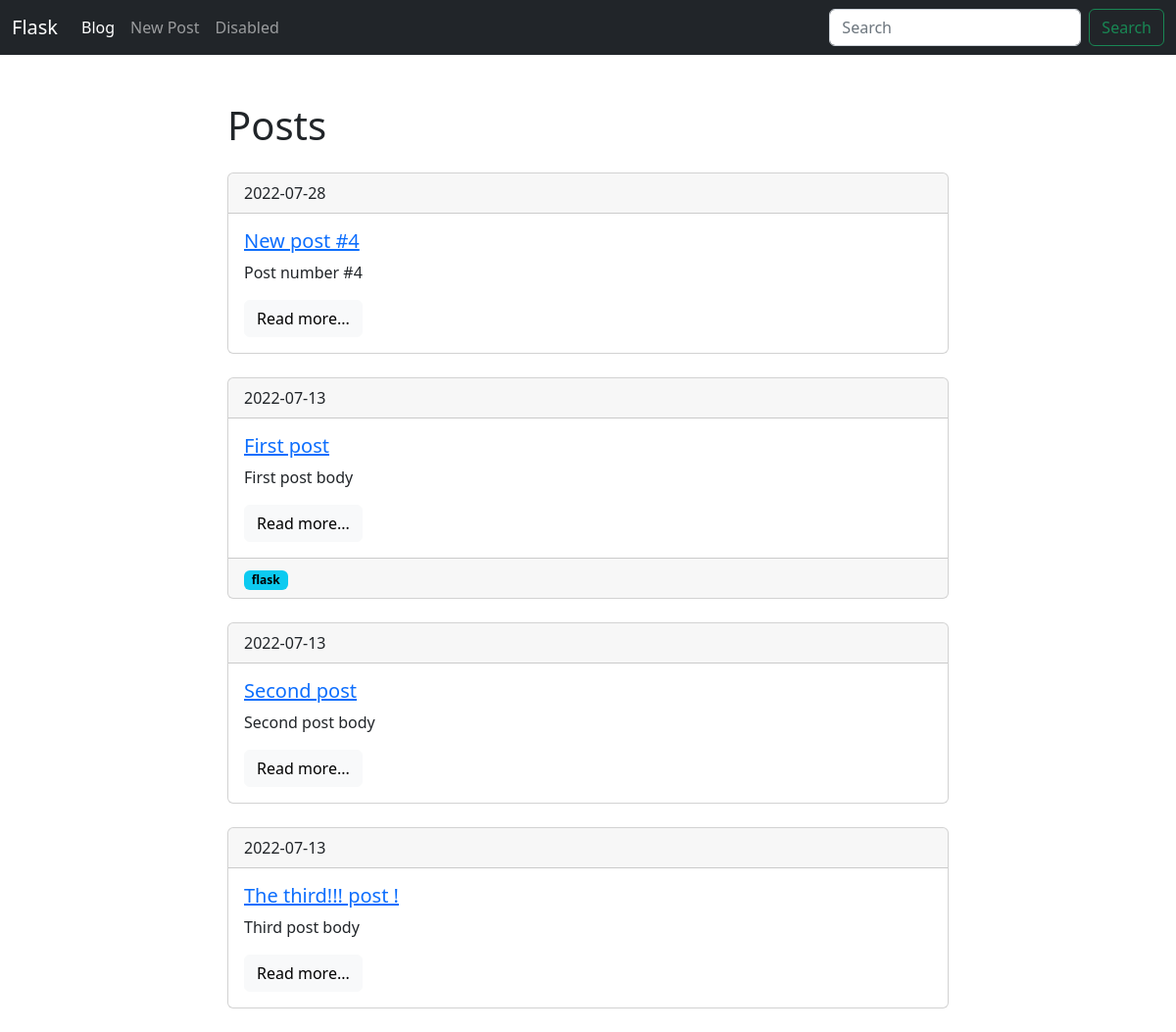
Screenshot of /blog/ with the database file from the repository.
### models.py (models this page shows, shortened)
class Post(db.Model):
    id = db.Column(db.Integer, primary_key=True)
    title = db.Column(db.String(140))
    slug = db.Column(db.String(140), unique=True)
    body = db.Column(db.Text)
    created = db.Column(db.DateTime, default=datetime.now())
    tags = db.relationship('Tag', secondary='posts_tags', backref=db.backref('posts'), lazy='dynamic')

class Tag(db.Model):
    id = db.Column(db.Integer, primary_key=True)
    title = db.Column(db.String(140))
    slug = db.Column(db.String(140), unique=True)

### posts/blueprint.py (the view)
@posts.route('/')
def posts_list():
    q = request.args.get('q')
    if q:
        posts = Post.query.filter(Post.title.contains(q) |
        Post.body.contains(q))
    else:
        posts = Post.query.order_by(Post.created.desc())
    return render_template('posts/post.html', posts=posts)

### posts/templates/posts/post.html (shortened to what this page needs)
{% extends 'base.html' %}
{% block content %}
    <h1>Posts</h1>
    {% for post in posts %}
        {% include 'posts/includes/card.html' %}
    {% endfor %}
{% endblock %}

### posts/templates/posts/includes/card.html
        <div class="card mb-4 mt-4">
          <div class="card-header">
              {{ post.created.date() }}
          </div>
          <div class="card-body">
            <h5 class="card-title">
                <a href="{{ url_for('posts.post_detail', slug=post.slug) }}">{{ post.title }}</a>
            </h5>
            <p class="card-text">{{ post.body }}</p>
            <a href="{{ url_for('posts.post_detail', slug=post.slug) }}" class="btn btn btn-light">Read more...</a>
          </div>
            {% if post.tags.count() %}
            <div class="card-footer text-muted">
                {% for tag in post.tags %}
                    <a href="{{url_for('posts.tag_detail', slug=tag.slug)}}"><span class="badge text-bg-info">{{ tag.title }}</span></a>
                {% endfor %}
            </div>
            {% endif %}
        </div>

### rows the page displays
Post: created "2022-07-28", title "New post #4", body "Post number #4"
Post: created "2022-07-13", title "First post", body "First post body"
Tag: title "flask"
Post: created "2022-07-13", title "Second post", body "Second post body"
Post: created "2022-07-13", title "The third!!! post !", body "Third post body"
